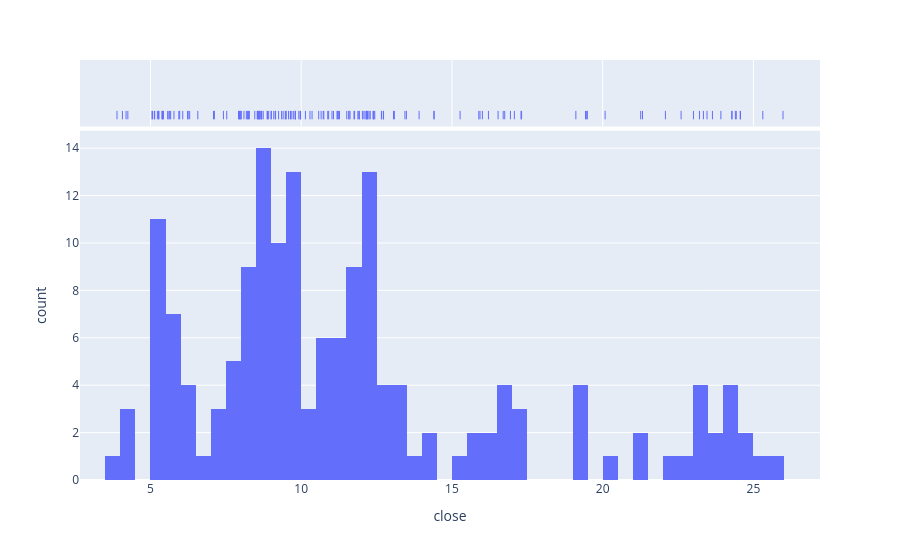

The notebook cell saved with this chart:
### Code cell
figh = px.histogram(pctp,x='close',marginal='rug',nbins=50)
figh.show()

### Figure 1 — Plotly figure (JSON) as saved in the notebook; plotly's stock layout.template omitted (floating-point values rounded to 4 significant figures; data arrays with more than 128 entries replaced by an {"elided": "..."} marker saying what was removed)
{"data": [{"alignmentgroup": "True", "bingroup": "x", "hovertemplate": "close=%{x}<br>count=%{y}<extra></extra>", "legendgroup": "", "marker": {"color": "#636efa", "pattern": {"shape": ""}}, "name": "", "nbinsx": 50, "offsetgroup": "", "orientation": "v", "showlegend": false, "type": "histogram", "x": {"elided": "164 float values"}, "xaxis": "x", "yaxis": "y"}, {"alignmentgroup": "True", "boxpoints": "all", "fillcolor": "rgba(255,255,255,0)", "hoveron": "points", "hovertemplate": "close=%{x}<extra></extra>", "jitter": 0, "legendgroup": "", "line": {"color": "rgba(255,255,255,0)"}, "marker": {"color": "#636efa", "symbol": "line-ns-open"}, "name": "", "offsetgroup": "", "showlegend": false, "type": "box", "x": {"elided": "164 float values"}, "xaxis": "x2", "yaxis": "y2"}], "layout": {"barmode": "relative", "legend": {"tracegroupgap": 0}, "margin": {"t": 60}, "xaxis": {"anchor": "y", "domain": [0, 1], "title": {"text": "close"}}, "xaxis2": {"anchor": "y2", "domain": [0, 1], "matches": "x", "showgrid": true, "showticklabels": false}, "yaxis": {"anchor": "x", "domain": [0, 0.8316], "title": {"text": "count"}}, "yaxis2": {"anchor": "x2", "domain": [0.8416, 1], "matches": "y2", "showgrid": false, "showline": false, "showticklabels": false, "ticks": ""}}}
